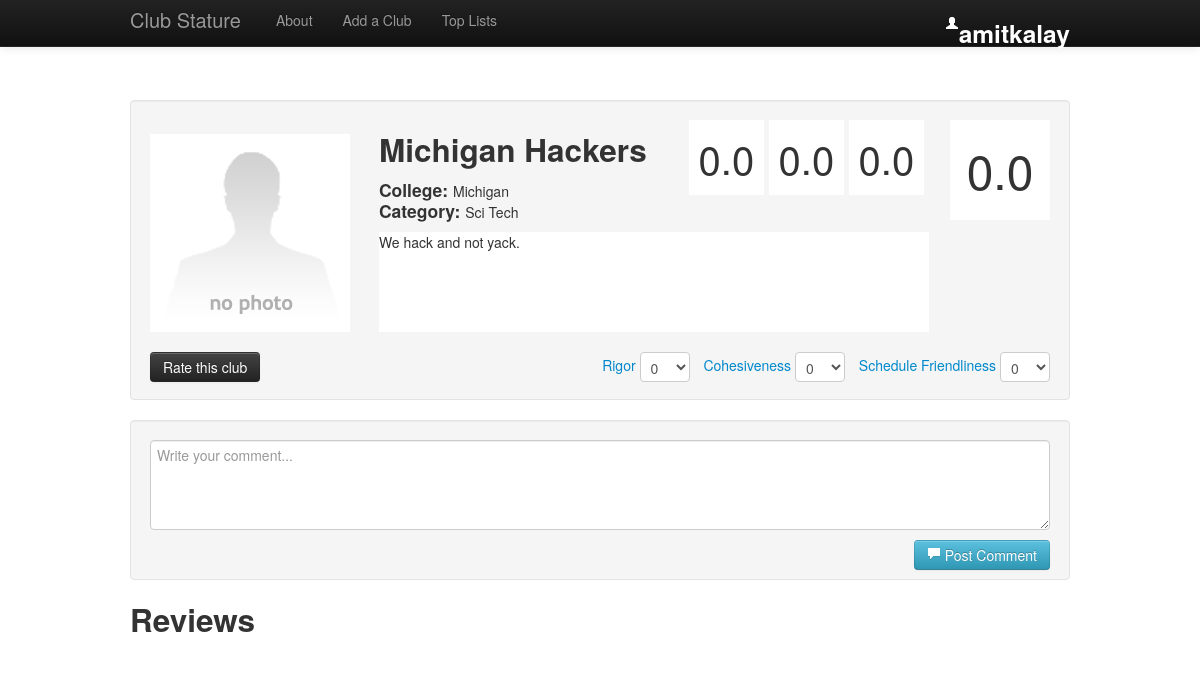
The page /club.php?clubID=1 (signed in) on the database its author committed.
### tables this page shows
CREATE TABLE IF NOT EXISTS `menu` (
  `id` int(11) NOT NULL AUTO_INCREMENT,
  `menu_name` varchar(30) NOT NULL,
  `slug` varchar(30) NOT NULL,
  `position` int(3) NOT NULL,
  PRIMARY KEY (`id`)
);

CREATE TABLE IF NOT EXISTS `users` (
  `id` int(11) NOT NULL AUTO_INCREMENT,
  `username` varchar(30) NOT NULL,
  `email` varchar(40) NOT NULL,
  `hashedPass` varchar(40) NOT NULL,
  PRIMARY KEY (`id`),
  UNIQUE KEY `email` (`email`),
  UNIQUE KEY `username` (`username`),
  UNIQUE KEY `hashedPass` (`hashedPass`)
);

CREATE TABLE IF NOT EXISTS `clubs` (
  `id` int(11) NOT NULL AUTO_INCREMENT,
  `clubName` varchar(50) NOT NULL,
  `description` text NOT NULL,
  `category` varchar(30) NOT NULL,
  `college` varchar(50) NOT NULL,
  `overallRating` decimal(2,1) NOT NULL DEFAULT '0.0',
  `rigor` decimal(2,1) NOT NULL DEFAULT '0.0',
  `cohesiveness` decimal(2,1) NOT NULL DEFAULT '0.0',
  `scheduleFriendliness` decimal(2,1) NOT NULL DEFAULT '0.0',
  `url` varchar(50) NOT NULL,
  `image` varchar(50) NOT NULL,
  PRIMARY KEY (`id`)
);

### includes/sessions.php (called while the page is built, shortened)
<?php
    function loggedIn(){
        return isset($_SESSION['userId']);
    }
?>

### club.php (the view, shortened to what this page needs)
<?php require_once("includes/sessions.php"); ?>
<?php require_once("includes/connection.php"); ?>
<?php require_once("includes/functions.php"); ?>
<?php include("includes/header.php"); ?>
<?php
  $nav = printNav(true);
  echo $nav;
?>
<?php
  $clubDetails = getClubInfo($_GET['clubID']);
?>
<div class="wrapper">
    <div class="container">
       <div id="club" class="well">
        <div class="imgHolder"><img id="clubImg" src="img/no-image.gif"></div>
        <div id="info">
            <ul id="clubInfo">
                <li><h2><?php echo $clubDetails['clubName']; ?></h2></li>
                <li><h4 id="college">College: </h4><?php echo $clubDetails['college']; ?></li>
                <li><h4 id="category">Category: </h4><?php echo $clubDetails['category']; ?></li>
            </ul>
              <div id="other">
           <p class="scoreOther"><?php echo $clubDetails['rigor']; ?></p>
        </div>
              <div id="other">
           <p class="scoreOther"><?php echo $clubDetails['cohesiveness']; ?></p>
        </div>
              <div id="other">
           <p class="scoreOther"><?php echo $clubDetails['scheduleFriendliness']; ?></p>
        </div>
            <div id="description">
                <p
                <?php echo $clubDetails['description']; ?>
                </p>
            </div>
        </div>
        <div id="rating">
           <p class="score"><?php echo $clubDetails['overallRating']; ?></p>
        </div>
        <div id="ratingForm">
        <form class="form-inline" method="post" action="<?php echo $_SERVER['REQUEST_URI'] ?>">
            <button class="btn btn-inverse" type="submit" name="ratingSubmit">Rate this club</button>
        <?php
            if((loggedIn())){
                $rating =   "<div id=\"selects\">
                            <label><a class=\"help\" data-original-title=\"How challenging is this activity?\">Rigor</a></label>
                            <select id=\"rigor\" name=\"rigor\">
                            <option>0</option>
                            <option>1</option>
                            <option>2</option>
                            <option>3</option>
                            <option>4</option>
                            <option>5</option>
                            </select>
                            <label><a class=\"help\" data-original-title=\"Do you feel like you're working together?\">Cohesiveness</a></label>
                            <select id=\"cohesiveness\" name=\"cohesiveness\">
                            <option>0</option>
                            <option>1</option>
                            <option>2</option>
                            <option>3</option>
                            <option>4</option>
                            <option>5</option>
                            </select>
                            <label><a class=\"help\" data-original-title=\"How heavy is yor time commitment? Is the group flexible?\">Schedule Friendliness</a></label>
                            <select id=\"scheduleFriendliness\" name=\"scheduleFriendliness\">
                            <option>0</option>
                            <option>1</option>
                            <option>2</option>
                            <option>3</option>
                            <option>4</option>
                            <option>5</option>
                            </select>
                            </div>";
                echo $rating;
            }
        ?>
        </form>
        </div>
        </div>
        <div class="well">
            <form method="post" action="club.php?clubID=<?php echo $_GET['clubID']?>">
                <textarea rows="4" id="commentArea" placeholder="Write your comment..." name="comment"></textarea><br>
                <button name="submit" type="submit" class="btn btn-info pull-right"><i class="icon-comment icon-white"></i> Post Comment</button>
            </form>
        </div>
        <div id="comment">
            <h2>Reviews</h2>
        </div>
    </div>
</div>
<?php include("includes/footer.php"); ?>

### includes/functions.php (shortened to what this page needs)
<?php
    function getNavItems() {
        global $connection;
        $query = "SELECT * FROM menu ORDER BY position;";
        $menu_set = mysql_query($query, $connection);
        return $menu_set;
    }
    function printNav($public = true){
        $output = "";
        $output .= "<div class=\"navbar navbar-inverse navbar-fixed-top\">
                    <div class=\"navbar-inner\">
                    <div class=\"container\">
                    <a class=\"brand\" href=\"index.php\">";
        $output .= NAME;
        $output .= "</a>";
        if($public == true){
            $output .= "<div class=\"navbar-content\">
                                <ul class=\"nav\">";
            $menuSet = getNavItems();
            while($menuItem = mysql_fetch_array($menuSet)){
                $output .= "<li><a href = \"{$menuItem['slug']}\">{$menuItem['menu_name']}</a></li>";
              }
            $output .= "</ul>
                        </div>";
            if(loggedIn()){
                $userDetails = getUserInfo($_SESSION['userId']);
                $output .= "<div class=\"btn-group pull-right\">
                            <h3 class=\"user dopdown-toggle\" data-toggle=\"dropdown\"> <i class=\"icon-user icon-white\"></i>{$userDetails['username']}</h3>
                            <ul class=\"dropdown-menu\">
                            <li><a href=\"changePassword.php\">Change Password</a></li>
                            <li><a href=\"deleteAccount.php\"><i class=\"icon-trash\"></i> Delete Account </a></li>
                            <li class=\"divider\"></li>
                            <li><a href=\"logout.php\"><i class=\"icon-off\"></i> Log Out</a></li>
                            </ul>
                            </div>";
            }
            else{
                $output .= "<div class = \"pull-right\">
                            <a href = \"login.php\" class = \"btn btn-success\">Login</a>
                            <a href = \"signup.php\" class = \"btn btn-info\">Sign Up</a>
                            <div>";
            }
            $output .= "</div>
                        </div>
                        </div>
                        </div>
                        </div>";
        }
        else{
            $output .= "</div>
                        </div>
                        </div>";
        }
        return $output;
    }
    function getUserInfo($userId){
        global $connection;
        $userId = $_SESSION['userId'];
        $query = "SELECT * FROM  `users` WHERE  `id` =  '{$userId}' LIMIT 1;";
        $userSet = mysql_query($query,$connection);
        if($userSet){
            return $userDetails = mysql_fetch_array($userSet);
        }
    }
    function getClubInfo($clubID){
        global $connection;
        $query = "SELECT * FROM  `clubs` WHERE  `id` =  '{$clubID}' LIMIT 1;";
        $clubSet = mysql_query($query,$connection);
        if($clubSet){
            return $clubDetails = mysql_fetch_array($clubSet);
        }
    }
?>

### css/custom.css (style rules this page uses)
.wrapper { padding-top: 100px; }
.user { text-decoration: none; color: white; }
h3.user { line-height: 5px; }
#clubInfo { list-style: none; display: inline-block; }
#rating { width: 100px; height: 100px; display: inline-block; float: right; background-color: white; text-align: center; vertical-align: middle; line-height: 100px; }
.score { font-size: 48px; }
.scoreOther { font-size: 40px; }
#info { display: inline-block; }
#description { width: 550px; height: 100px; background-color: white; margin-left: 25px; word-break: break-all; word-wrap: break-word; }
#club { height: 260px; }
#clubImg { vertical-align: bottom; }
#college,#category { display: inline; }
#commentArea { width: 886px; }
#other { width: 75px; height: 75px; display: inline-block; background-color: white; text-align: center; vertical-align: middle; line-height: 75px; float: right; margin-right: 5px; }
#ratingForm { margin-top: 20px; }
.imgHolder { display: inline; }
#rigor,#cohesiveness,#scheduleFriendliness { width: 50px; }
#rigor,#cohesiveness { margin-right: 10px; }
#selects { float: right; }

### rows shown on the page
menu: menu_name "About"
menu: menu_name "Add a Club"
menu: menu_name "Top Lists"
users: username "amitkalay"
clubs: clubName "Michigan Hackers", college "Michigan", category "Sci Tech", rigor "0.0", cohesiveness "0.0", scheduleFriendliness "0.0", description "We hack and not yack.", overallRating "0.0"

### other values the page prints
$nav "Club Stature"
